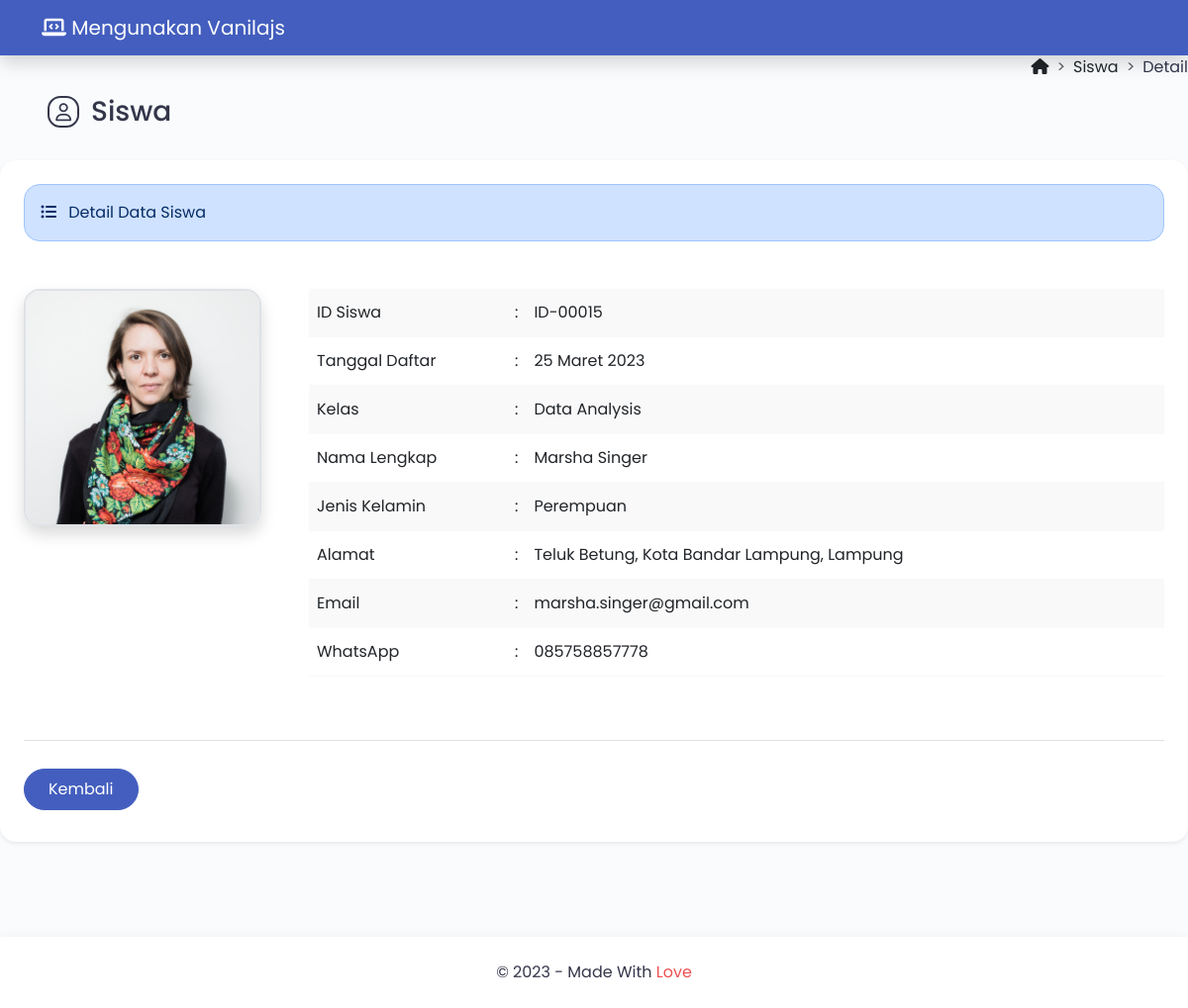
Page /?halaman=detail&id=ID-00015 on the committed database.
### tables this page shows
CREATE TABLE `tbl_siswa` (
  `id_siswa` varchar(8) NOT NULL,
  `tanggal_daftar` date NOT NULL,
  `kelas` varchar(30) NOT NULL,
  `nama_lengkap` varchar(50) NOT NULL,
  `jenis_kelamin` enum('Laki-laki','Perempuan') NOT NULL,
  `alamat` varchar(255) NOT NULL,
  `email` varchar(50) NOT NULL,
  `whatsapp` varchar(13) NOT NULL,
  `foto_profil` varchar(100) NOT NULL
);

### helper/fungsi_tanggal_indo.php (called while the page is built, shortened)
<?php
function tanggal_indo($tanggal)
{
    $bulan = array(
        1 => 'Januari',
            'Februari',
            'Maret',
            'April',
            'Mei',
            'Juni',
            'Juli',
            'Agustus',
            'September',
            'Oktober',
            'November',
            'Desember'
    );
    $explode = explode('-', $tanggal);
    return $explode[2] . ' ' . $bulan[(int)$explode[1]] . ' ' . $explode[0];
}

### tampil_detail.php (the view, shortened to what this page needs)
<?php
include 'config/database.php';
if (isset($_GET['id'])) {
    $id_siswa = $_GET['id'];
    if ($stmt = $db->prepare("SELECT * FROM tbl_siswa WHERE id_siswa = ?")) {
        $stmt->bind_param("s", $id_siswa);
        $stmt->execute();
        $result = $stmt->get_result();
        if ($data = $result->fetch_assoc()) {
        } else {
            die('Data siswa tidak ditemukan.');
        }
    } else {
        die('Gagal mempersiapkan query: ' . $db->error);
    }
} else {
    die('ID siswa tidak ditemukan.');
}
?>
<div class="d-flex flex-column flex-lg-row mt-5 mb-4">
    <div class="flex-grow-1 d-flex align-items-center mt-5 ms-5">
        <i class="fa-regular fa-user icon-title"></i>
        <h3>Siswa</h3>
    </div>
    <div class="ms-5 ms-lg-0 pt-lg-2">
        <nav style="--bs-breadcrumb-divider: '>';" aria-label="breadcrumb">
            <ol class="breadcrumb">
                <li class="breadcrumb-item"><a href="#" class="text-dark text-decoration-none"><i class="fa-solid fa-house"></i></a></li>
                <li class="breadcrumb-item"><a href="?halaman=data" class="text-dark text-decoration-none">Siswa</a></li>
                <li class="breadcrumb-item" aria-current="page">Detail</li>
            </ol>
        </nav>
    </div>
</div>
<div class="bg-white rounded-4 shadow-sm p-4 mb-5">
    <div class="alert alert-primary rounded-4 mb-5" role="alert">
        <i class="fa-solid fa-list-ul me-2"></i> Detail Data Siswa
    </div>
    <div class="d-flex flex-column flex-xl-row">
        <div class="flex-shrink-0 text-center mb-5 mb-xl-0">
            <div class="foto-profil-detail">
                <img src="images/<?php echo htmlspecialchars($data['foto_profil']); ?>" class="border border-2 img-fluid rounded-4 shadow" alt="Foto Profil" width="240" height="240">
            </div>
        </div>
        <div class="flex-grow-1 text-muted fw-light ms-xl-5">
            <div class="table-responsive">
                <table class="table table-striped lh-lg">
                    <tr>
                        <td width="200">ID Siswa</td>
                        <td width="10">:</td>
                        <td><?php echo htmlspecialchars($data['id_siswa']); ?></td>
                    </tr>
                    <tr>
                        <td>Tanggal Daftar</td>
                        <td>:</td>
                        <td><?php echo htmlspecialchars(tanggal_indo($data['tanggal_daftar'])); ?></td>
                    </tr>
                    <tr>
                        <td>Kelas</td>
                        <td>:</td>
                        <td><?php echo htmlspecialchars($data['kelas']); ?></td>
                    </tr>
                    <tr>
                        <td>Nama Lengkap</td>
                        <td>:</td>
                        <td><?php echo htmlspecialchars($data['nama_lengkap']); ?></td>
                    </tr>
                    <tr>
                        <td>Jenis Kelamin</td>
                        <td>:</td>
                        <td><?php echo htmlspecialchars($data['jenis_kelamin']); ?></td>
                    </tr>
                    <tr>
                        <td>Alamat</td>
                        <td>:</td>
                        <td><?php echo htmlspecialchars($data['alamat']); ?></td>
                    </tr>
                    <tr>
                        <td>Email</td>
                        <td>:</td>
                        <td><?php echo htmlspecialchars($data['email']); ?></td>
                    </tr>
                    <tr>
                        <td>WhatsApp</td>
                        <td>:</td>
                        <td><?php echo htmlspecialchars($data['whatsapp']); ?></td>
                    </tr>
                </table>
            </div>
        </div>
    </div>
    <div class="pt-4 pb-2 mt-5 border-top">
        <div class="d-grid gap-3 d-sm-flex justify-content-md-start pt-1">
            <a href="?halaman=data" class="btn btn-primary rounded-pill py-2 px-4">Kembali</a>
        </div>
    </div>
</div>

### index.php (shortened to what this page needs)
<?php
require_once "helper/fungsi_tanggal_indo.php";
            if (empty($_GET["halaman"]) || $_GET['halaman'] == 'data') {
                include "tampil_data.php";
            }
            elseif ($_GET['halaman'] == 'entri') {
                include "form_entri.php";
            }
            elseif ($_GET['halaman'] == 'ubah') {
                include "form_ubah.php";
            }
            elseif ($_GET['halaman'] == 'detail') {
                include "tampil_detail.php";
            }
            elseif ($_GET['halaman'] == 'pencarian') {
                include "tampil_pencarian.php";
            }
?>
<!DOCTYPE html>
<html lang="en" class="h-100">
<head>
    <link href="https://cdn.jsdelivr.net/npm/bootstrap@5.3.3/dist/css/bootstrap.min.css" rel="stylesheet">
    <link rel="stylesheet" href="assets/css/">
    <link href="https://cdn.jsdelivr.net/npm/bootstrap@5.3.0-alpha1/dist/css/bootstrap.min.css" rel="stylesheet">
    <link rel="stylesheet" href="https://cdnjs.cloudflare.com/ajax/libs/font-awesome/6.2.1/css/all.min.css" />
    <link rel="stylesheet" href="https://cdn.jsdelivr.net/npm/flatpickr@4.6.9/dist/flatpickr.min.css">
    <link rel="stylesheet" href="assets/css/style.css">
</head>
<body class="d-flex flex-column h-100">
    <header>
        <nav class="navbar navbar-expand-lg fixed-top bg-primary shadow">
            <div class="container">
                <span class="navbar-brand text-white">
                    <i class="fa-solid fa-laptop-code "></i>
                        Mengunakan Vanilajs<span class="d-none d-md-inline"></span>
                </span>
            </div>
        </nav>
    </header>
    <main class="flex-shrink-0">
        <div class="container pt-5">
        </div>
    </main>
    <footer class="footer mt-auto bg-white shadow py-4">
        <div class="container">
            <div class="copyright text-center mb-2 mb-md-0">
                &copy; 2023 - Made With <a href="#" target="_blank" class="text-brand text-decoration-none">Love</a>
            </div>
        </div>
    </footer>
</body>
</html>

### assets/css/style.css (style rules this page uses)
body { font-family: poppins, sans-serif; background: #f9fbfd; color: #34364a; }
.bg-primary { background-color: #435ebe !important; }
.icon-title { display: inline-flex; align-items: center; justify-content: center; color: #34364a; border: 2px solid #34364a; width: 18px; height: 18px; padding: 14px; font-size: 18px; border-radius: 41%; margin-right: 12px; margin-bottom: 8px; }
.btn-primary { --bs-btn-color: #fff; --bs-btn-bg: #435ebe; --bs-btn-border-color: #435ebe; --bs-btn-hover-color: #fff; --bs-btn-hover-bg: #3950a2; --bs-btn-hover-border-color: #364b98; --bs-btn-focus-shadow-rgb: 49, 132, 253; --bs-btn-active-color: #fff; --bs-btn-active-bg: #364b98; --bs-btn-active-border-color: #364b98; --bs-btn-active-shadow: inset 0 3px 5px rgba(0, 0, 0, 0.125); --bs-btn-disabled-color: #fff; --bs-btn-disabled-bg: #435ebe; --bs-btn-disabled-border-color: #435ebe; }
.table { --bs-table-striped-bg: #f9f9f9; }
tbody, td, tfoot, th, thead, tr { border-color: #f9f9f9; border-style: solid; border-width: 0; }
.footer .copyright a { color: #ee5050; text-decoration: none; }

### rows in the picture
tbl_siswa: foto_profil (picture), id_siswa "ID-00015", tanggal_daftar "25 Maret 2023", kelas "Data Analysis", nama_lengkap "Marsha Singer", jenis_kelamin "Perempuan", alamat "Teluk Betung, Kota Bandar Lampung, Lampung", email "marsha.singer@gmail.com", whatsapp "085758857778"
